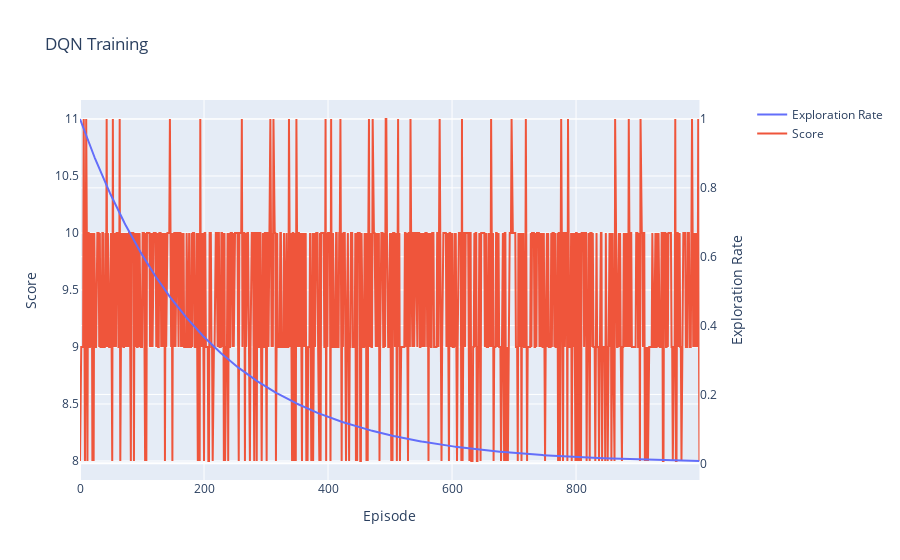
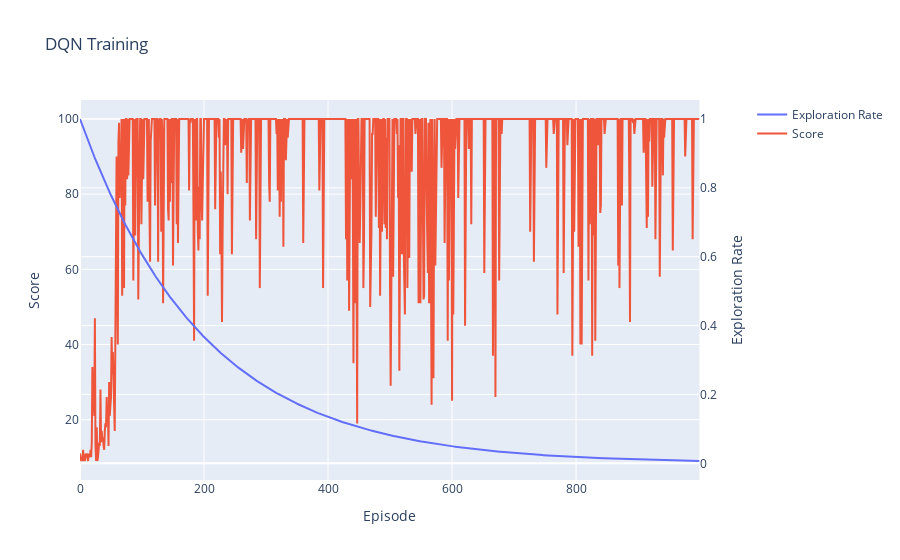
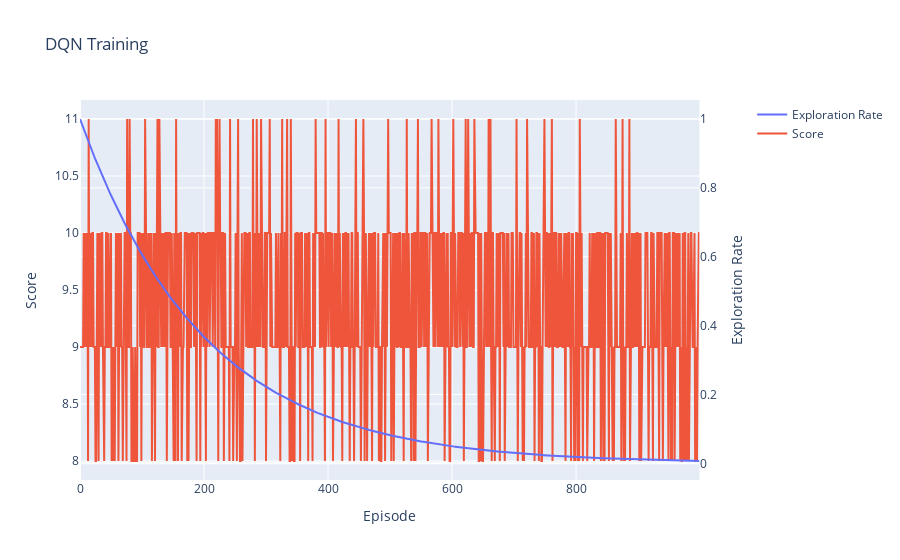

Notebook cell for these charts, in order:
### Code cell
import gym
from continuing_education.lib.experiments import ExperimentManager
import plotly.graph_objects as go
from plotly.subplots import make_subplots

def exploration_rate_line(*, explore_rate_decay: float, start_value: float, num_episodes: int) -> list[float]:
    """Plot the exploration rate over time."""
    exploration_rate = start_value
    exploration_rates = []
    for _ in range(num_episodes):
        exploration_rates.append(exploration_rate)
        exploration_rate *= explore_rate_decay
    return exploration_rates

if __name__ == "__main__":
    LR = 1e-2
    GAMMA = 0.99999  # Cartpole benefits from a high gamma because the longer the pole is up, the higher the reward
    HIDDEN_SIZES = [16, 16]
    NUM_EPISODES = 1000
    MAX_T = 100
    BATCH_SIZE = 64
    MAX_MEMORY = 10000
    EXPLORE_RATE_DECAY = 0.995
    # Do this a few times to prove consistency
    last_10_percent_mean = []

    for _ in range(3):
        env = gym.make("CartPole-v1")
        value_network = QLearningModel(
            state_size=OBSERVATION_SPACE_SHAPE[0],
            action_size=ACTION_SPACE_SIZE,
            hidden_sizes=HIDDEN_SIZES,
        ).to(DEVICE)
        optimizer = optim.Adam(value_network.parameters(), lr=LR)
        scores = dqn_train(
            env=env,
            value_network=value_network,
            optimizer=optimizer,
            gamma=GAMMA,
            num_episodes=NUM_EPISODES,
            max_t=MAX_T,
            memory=ActionReplayMemory(MAX_MEMORY),
            batch_size=BATCH_SIZE,
            exploration_rate_decay=EXPLORE_RATE_DECAY,
        )
        # Calculate the mean of the last 10 % of the scores
        last_10_percent_mean.append(
            sum(scores[int(NUM_EPISODES * 0.9) :]) / (NUM_EPISODES * 0.1)
        )
        _exploration_rate_line = exploration_rate_line(explore_rate_decay=EXPLORE_RATE_DECAY, start_value=1.0, num_episodes=NUM_EPISODES)
        fig = make_subplots(specs=[[{"secondary_y": True}]])
        fig.add_trace(
            go.Scatter(x=[i for i in range(NUM_EPISODES)], y=_exploration_rate_line, name="Exploration Rate", mode="lines"),
            secondary_y=True,
        )
        fig.add_trace(
            go.Scatter(x=[i for i in range(NUM_EPISODES)], y=scores, name="Score", mode="lines"),
            secondary_y=False,
        )
        fig.update_layout(title="DQN Training")
        fig.update_xaxes(title_text="Episode")
        fig.update_yaxes(title_text="Exploration Rate", secondary_y=True)
        fig.update_yaxes(title_text="Score", secondary_y=False)
        fig.show()
    ExperimentManager(
        name="DQN",
        description="Main Results",
        primary_metric="last_10_percent_mean",
        file=__this_file,
    ).commit(metrics={"last_10_percent_mean": last_10_percent_mean})

### Figure 1 — Plotly figure (JSON) as saved in the notebook; plotly's stock layout.template omitted (floating-point values rounded to 4 significant figures; data arrays with more than 128 entries replaced by an {"elided": "..."} marker saying what was removed)
{"data": [{"mode": "lines", "name": "Exploration Rate", "type": "scatter", "x": {"elided": "1000 int values"}, "xaxis": "x", "y": {"elided": "1000 float values"}, "yaxis": "y2"}, {"mode": "lines", "name": "Score", "type": "scatter", "x": {"elided": "1000 int values"}, "xaxis": "x", "y": {"elided": "1000 int values"}, "yaxis": "y"}], "layout": {"title": {"text": "DQN Training"}, "xaxis": {"anchor": "y", "domain": [0, 0.94], "title": {"text": "Episode"}}, "yaxis": {"anchor": "x", "domain": [0, 1], "title": {"text": "Score"}}, "yaxis2": {"anchor": "x", "overlaying": "y", "side": "right", "title": {"text": "Exploration Rate"}}}}

### Figure 2 — Plotly figure (JSON) as saved in the notebook; plotly's stock layout.template omitted (floating-point values rounded to 4 significant figures; data arrays with more than 128 entries replaced by an {"elided": "..."} marker saying what was removed)
{"data": [{"mode": "lines", "name": "Exploration Rate", "type": "scatter", "x": {"elided": "1000 int values"}, "xaxis": "x", "y": {"elided": "1000 float values"}, "yaxis": "y2"}, {"mode": "lines", "name": "Score", "type": "scatter", "x": {"elided": "1000 int values"}, "xaxis": "x", "y": {"elided": "1000 int values"}, "yaxis": "y"}], "layout": {"title": {"text": "DQN Training"}, "xaxis": {"anchor": "y", "domain": [0, 0.94], "title": {"text": "Episode"}}, "yaxis": {"anchor": "x", "domain": [0, 1], "title": {"text": "Score"}}, "yaxis2": {"anchor": "x", "overlaying": "y", "side": "right", "title": {"text": "Exploration Rate"}}}}

### Figure 3 — Plotly figure (JSON) as saved in the notebook; plotly's stock layout.template omitted (floating-point values rounded to 4 significant figures; data arrays with more than 128 entries replaced by an {"elided": "..."} marker saying what was removed)
{"data": [{"mode": "lines", "name": "Exploration Rate", "type": "scatter", "x": {"elided": "1000 int values"}, "xaxis": "x", "y": {"elided": "1000 float values"}, "yaxis": "y2"}, {"mode": "lines", "name": "Score", "type": "scatter", "x": {"elided": "1000 int values"}, "xaxis": "x", "y": {"elided": "1000 int values"}, "yaxis": "y"}], "layout": {"title": {"text": "DQN Training"}, "xaxis": {"anchor": "y", "domain": [0, 0.94], "title": {"text": "Episode"}}, "yaxis": {"anchor": "x", "domain": [0, 1], "title": {"text": "Score"}}, "yaxis2": {"anchor": "x", "overlaying": "y", "side": "right", "title": {"text": "Exploration Rate"}}}}
